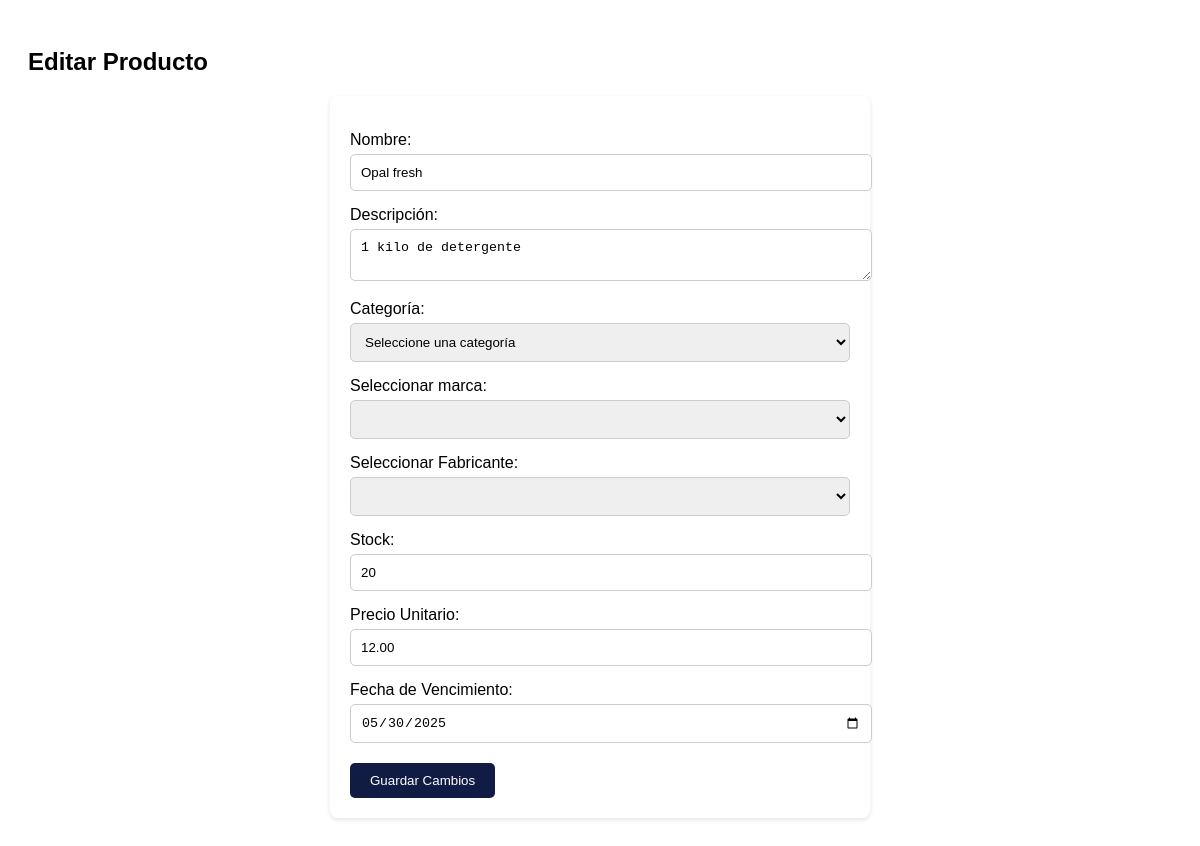
The page /editar_producto.php?id=1 on the database its author committed.
### tables this page shows
CREATE TABLE `producto` (
  `idProducto` int(11) NOT NULL AUTO_INCREMENT,
  `nombre` varchar(100) NOT NULL,
  `descripcion` text DEFAULT NULL,
  `idCategoria` int(11) DEFAULT NULL,
  `idMarca` int(11) DEFAULT NULL,
  `idFabricante` int(11) DEFAULT NULL,
  `stock` int(11) DEFAULT 0,
  `fecha_vencimiento` date DEFAULT NULL,
  `precio_unitario` decimal(10,2) DEFAULT NULL,
  PRIMARY KEY (`idProducto`),
  KEY `idCategoria` (`idCategoria`),
  KEY `idMarca` (`idMarca`),
  KEY `idFabricante` (`idFabricante`),
  CONSTRAINT `producto_ibfk_1` FOREIGN KEY (`idCategoria`) REFERENCES `categoria` (`idCategoria`),
  CONSTRAINT `producto_ibfk_2` FOREIGN KEY (`idMarca`) REFERENCES `marca` (`idMarca`),
  CONSTRAINT `producto_ibfk_3` FOREIGN KEY (`idFabricante`) REFERENCES `fabricante` (`idFabricante`)
);

### editar_producto.php (the view, shortened to what this page needs)
<?php
$conexion = new mysqli("localhost", "root", "", "totalcleanbd");
$idProducto = $_GET['id'] ?? null;
$sql = "SELECT * FROM producto WHERE idProducto=?";
$stmt = $conexion->prepare($sql);
$stmt->bind_param("i", $idProducto);
$stmt->execute();
$resultado = $stmt->get_result();
$producto = $resultado->fetch_assoc();
?>
<!DOCTYPE html>
<html lang="es">
<head>
</head>
<body>
    <h2>Editar Producto</h2>
    <form method="POST">
        <label for="nombre">Nombre:</label>
        <input type="text" name="nombre" id="nombre" value="<?= htmlspecialchars($producto['nombre']) ?>" required>
        <label for="descripcion">Descripción:</label>
        <textarea name="descripcion" id="descripcion" required><?= htmlspecialchars($producto['descripcion']) ?></textarea>
<label for="idCategoria">Categoría:</label>
            <select id="idCategoria" name="idCategoria" required>
                <option value="">Seleccione una categoría</option>
            </select>
<label for="idMarca">Seleccionar marca:</label>
       <select name="idMarca" id="idMarca" required>
            <option value="1" <?= $producto['idMarca'] == 1 ? 'selected' : '' ?>Bolivar</option>
            <option value="2" <?= $producto['idMarca'] == 2 ? 'selected' : '' ?>Sapolio</option>
            <option value="3" <?= $producto['idMarca'] == 3 ? 'selected' : '' ?>CIF</option>
        </select>
            <label for="idFabricante">Seleccionar Fabricante:</label>
<select name="idFabricante" id="idFabricante" required>
    <option value="1" <?= ($producto['idFabricante'] ?? null) == 1 ? 'selected' : '' ?>PyG</option>
    <option value="2" <?= ($producto['idFabricante'] ?? null) == 2 ? 'selected' : '' ?>Intradevco</option>
    <option value="3" <?= ($producto['idFabricante'] ?? null) == 3 ? 'selected' : '' ?>Industrias del Epino</option>
</select>
        <label for="stock">Stock:</label>
        <input type="number" name="stock" id="stock" value="<?= $producto['stock'] ?>" required>
        <label for="precio_unitario">Precio Unitario:</label>
        <input type="number" step="0.01" name="precio_unitario" id="precio_unitario" value="<?= $producto['precio_unitario'] ?>" required>
        <label for="fecha_vencimiento">Fecha de Vencimiento:</label>
        <input type="date" name="fecha_vencimiento" id="fecha_vencimiento" value="<?= $producto['fecha_vencimiento'] ?>" required>
        <button type="submit">Guardar Cambios</button>
    </form>
</body>
</html>

### editar_producto.php (style rules this page uses)
body { font-family: Arial, sans-serif; padding: 20px; }
form { background-color: #fff; padding: 20px; border-radius: 8px; box-shadow: 0 2px 5px rgba(0,0,0,0.1); max-width: 500px; margin: auto; }
form label { display: block; margin-top: 15px; }
form input, form select, form textarea { width: 100%; padding: 10px; margin-top: 5px; border-radius: 5px; border: 1px solid #ccc; }
form button { background-color: #111c44; color: #fff; padding: 10px 20px; border: none; margin-top: 20px; cursor: pointer; border-radius: 5px; }

### rows shown on the page
producto: nombre "Opal fresh", descripcion "1 kilo de detergente", stock "20", precio_unitario "12.00", fecha_vencimiento "05/30/2025"
